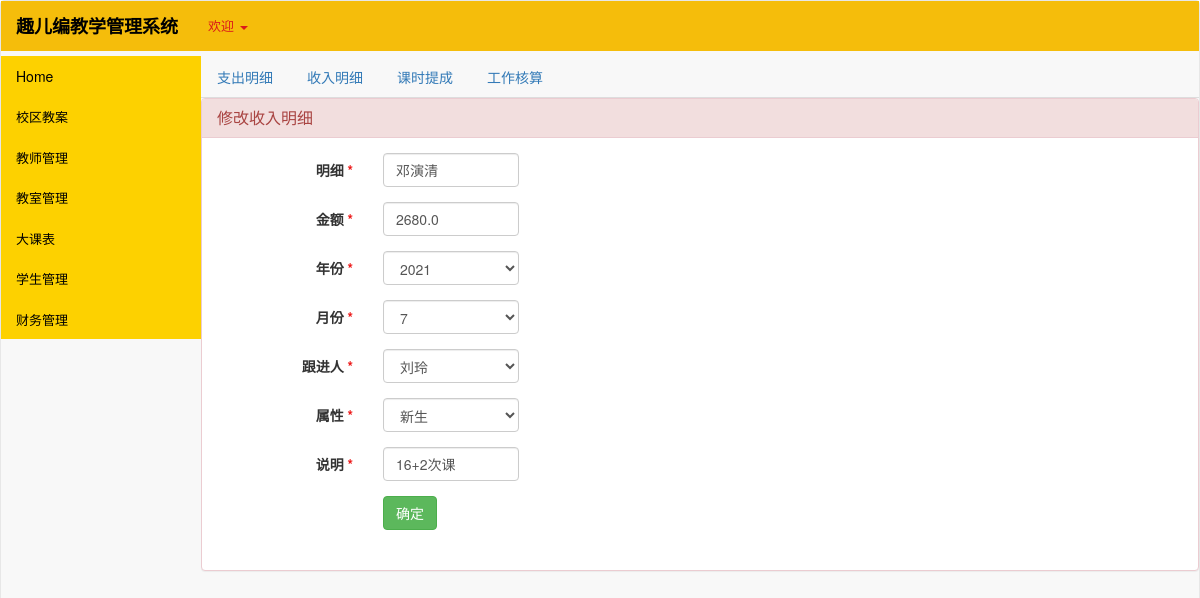
The page /finance/income_example/1/ on the database its author committed.
### finance/models.py (models this page shows, shortened)
class Income(models.Model):
    year_choices=[(y,y) for y in range(2020,datetime.date.today().year+1)]
    month_choices=[(m,m) for m in range(1,13)]
    follow_up=[
        ('王雨晴','王雨晴'),
        ('胡雅丽','胡雅丽'),
        ('谢立虎','谢立虎'),
        ('刘玲','刘玲'),
        ('陈米如','米如'),
        ('李兰','李兰')
    ]
    attribute_choice=[
        ('新生','新生'),
        ('续费','续费')
    ]
    name=models.CharField(max_length=50)
    money=models.FloatField(max_length=50)
    year=models.IntegerField(choices=year_choices,default=datetime.datetime.now().year)
    month=models.IntegerField(choices=month_choices,default=datetime.datetime.now().month)
    follow=models.CharField(max_length=50,choices=follow_up )
    attribute=models.CharField(max_length=50,choices=attribute_choice )
    remarks=CharField(max_length=200)

### finance/views.py (the view)
# urls.py: path('finance/income_example/<int:income_id>/',views.income_example,name='income_example')
def income_example(request,income_id):
    if request.method=='POST':
        try:
            income=get_object_or_404(Income, pk=income_id)
            name=request.POST.get('name')
            money=request.POST.get('money')
            year=request.POST.get('year')
            month=request.POST.get('month')
            follow=request.POST.get('follow')
            attribute=request.POST.get('attribute')
            remarks=request.POST.get('remarks')
            if name!='' and money!='' and remarks!='':
                income.delete()
                income=Income.objects.create(name=name,money=money,year=year,
                month=month,follow=follow,attribute=attribute,remarks=remarks)
                income.save()
                return redirect('income')
            else:
                income=get_object_or_404(Income, pk=income_id)
                messages_1='*为必填内容！'
                year_choices=[y for y in range(2020,datetime.date.today().year+1)]
                month_choices=[m for m in range(1,13)]
                follow_up=['王雨晴','胡雅丽','谢立虎','刘玲','米如','李兰']
                attribute_choice=['新生','续费']
                return render(request,'income_example.html',{'year_choices':year_choices,
                'month_choices':month_choices,'follow_up':follow_up,'attribute_choice':attribute_choice,'income':income,'messages_1':messages_1})
        except:
            income=get_object_or_404(Income, pk=income_id)
            messages_1='*为必填内容！'
            year_choices=[y for y in range(2020,datetime.date.today().year+1)]
            month_choices=[m for m in range(1,13)]
            follow_up=['王雨晴','胡雅丽','谢立虎','刘玲','米如','李兰']
            attribute_choice=['新生','续费']
            return render(request,'income_example.html',{'year_choices':year_choices,
            'month_choices':month_choices,'follow_up':follow_up,'attribute_choice':attribute_choice,'income':income,'messages_1':messages_1})
    else:
        income=get_object_or_404(Income, pk=income_id)
        year_choices=[y for y in range(2020,datetime.date.today().year+1)]
        month_choices=[m for m in range(1,13)]
        follow_up=['王雨晴','胡雅丽','谢立虎','刘玲','米如','李兰']
        attribute_choice=['新生','续费']
        return render(request,'income_example.html',{'year_choices':year_choices,
        'month_choices':month_choices,'follow_up':follow_up,'attribute_choice':attribute_choice,'income':income})

### templates/income_example.html (shortened to what this page needs)
{% extends 'base.html' %}
{% block Navigation %}
<div class="carousel slide" id="carousel-176804" style="margin:55px 0;">
<ul class="nav nav-tabs" >
    <li  style="color: rgb(255,255,255)"><a href="{% url 'expenditure' %}">支出明细</a></li>
    <li style="color: rgb(255,255,255)"><a href="{% url 'income' %}">收入明细</a></li>
    <li style="color: rgb(255,255,255)"><a href="#">课时提成</a></li>
    <li style="color: rgb(255,255,255)"><a href="#">工作核算</a></li>
</ul>
<div class="panel panel-danger">
    <div class="panel-heading">
        <h3 class="panel-title">修改收入明细</h3>
    </div>
    <div class="panel-body">
        <form class="form-horizontal" role="form" method="POST">
            <div class="form-group">
              <label for="name" class="col-sm-2 control-label">明细 <span style="color: rgb(236, 20, 20);">*</span></label>
              <div class="col-sm-2">
                <input type="text" class="form-control " id="name"  name="name" value={{income.name}}>
              </div>
            </div>
            <div class="form-group">
                <label for="money" class="col-sm-2 control-label">金额 <span style="color: rgb(236, 20, 20);">*</span></label>
                <div class="col-sm-2">
                  <input type="text" class="form-control" id="money"  name="money" value={{income.money}}>
                </div>
            </div>
            <div class="form-group">
                <label for="year" class="col-sm-2 control-label">年份 <span style="color: rgb(236, 20, 20);">*</span></label>
                <div class="col-sm-2">
                    <select class="form-control" name="year">
                        <option value={{income.year}} selected>{{ income.year }} </option>
                    </select>
                </div>
            </div>
            <div class="form-group">
                <label for="month" class="col-sm-2 control-label">月份 <span style="color: rgb(236, 20, 20);">*</span></label>
                <div class="col-sm-2">
                    <select class="form-control" name="month" >
                        <option value={{income.month}} selected>{{income.month}} </option>
                    </select>
                </div>
            </div>
            <div class="form-group">
                <label for="follow" class="col-sm-2 control-label">跟进人 <span style="color: rgb(236, 20, 20);">*</span></label>
                <div class="col-sm-2">
                    <select class="form-control" name="follow" >
                        <option value={{income.follow}} selected>{{income.follow}} </option>
                    </select>
                </div>
            </div>
            <div class="form-group">
                <label for="attribute" class="col-sm-2 control-label">属性 <span style="color: rgb(236, 20, 20);">*</span></label>
                <div class="col-sm-2">
                    <select class="form-control" name="attribute" >
                        <option value={{income.attribute}} selected>{{income.attribute}} </option>
                    </select>
                </div>
            </div>
            <div class="form-group">
                <label for="remarks" class="col-sm-2 control-label">说明 <span style="color: rgb(236, 20, 20);">*</span></label>
                <div class="col-sm-2">
                  <input type="text" class="form-control" id="remarks"  name="remarks" value={{income.remarks}}>
                </div>
            </div>
            <div class="form-group">
                <div class="col-sm-offset-2 col-sm-10">
                    <button type="submit" class="btn btn-success" >确定</button>
                </div>
                <div class="col-sm-offset-2 col-sm-10">
                </div>
            </div>
        </form>
    </div>
</div>
</div>
{% endblock Navigation %}

### rows shown on the page
Income: name "邓演清", money "2680.0", year "2021", month "7", follow "刘玲", attribute "新生", remarks "16+2次课"
